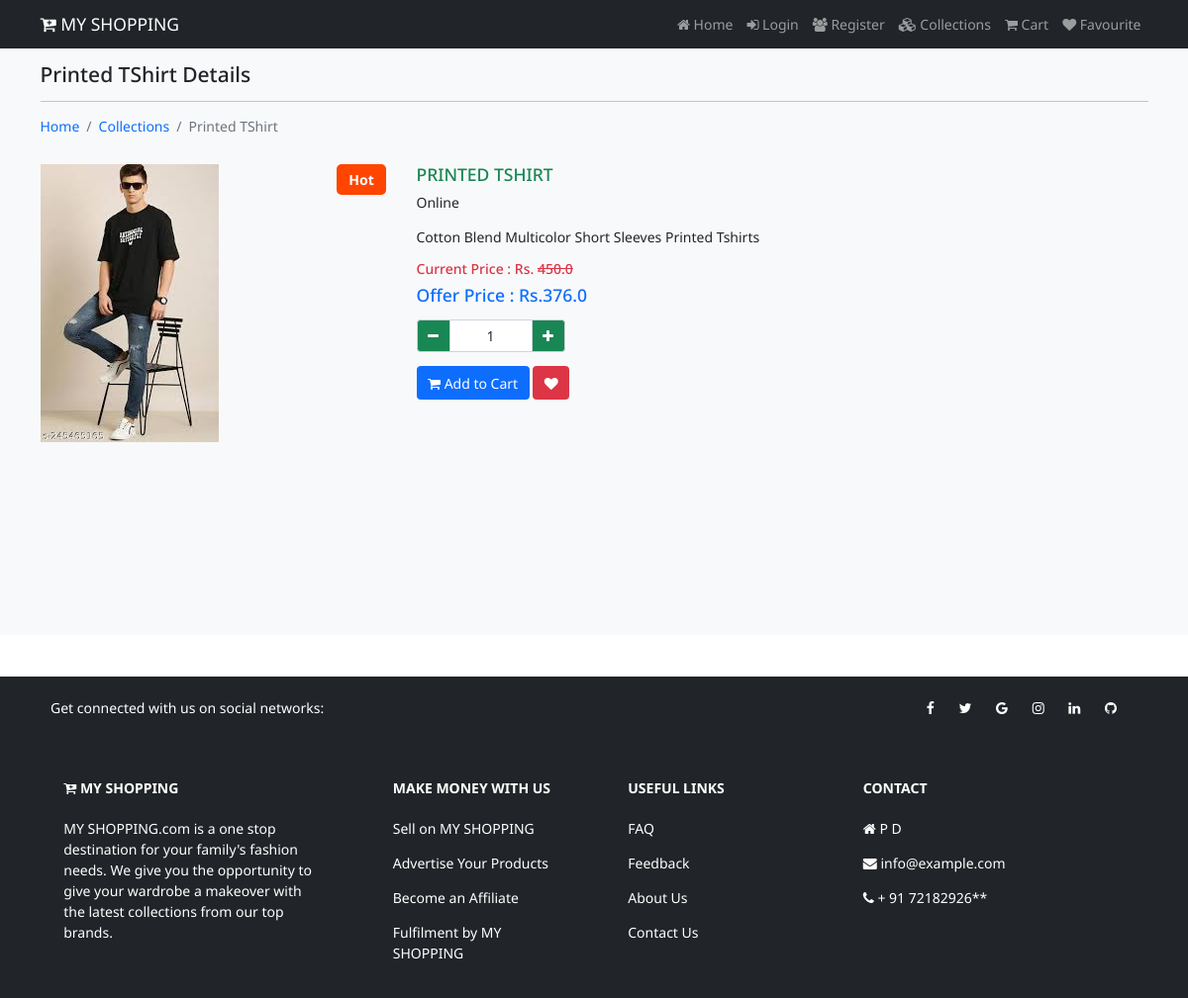
The page /collections/Tshirts/Printed TShirt on the database its author committed.
### shop/models.py (models this page shows)
class Product(models.Model):
    category = models.ForeignKey(Catagory, on_delete=models.CASCADE)
    name = models.CharField(max_length=150, null=False, blank=False)
    vendor = models.CharField(max_length=150, null=False, blank=False)
    product_image = models.ImageField(upload_to=getFileName, null=True, blank=True)
    quantity = models.IntegerField(null=False, blank=False)
    original_price = models.FloatField(null=False, blank=False)
    selling_price = models.FloatField(null=False, blank=False)
    description = models.TextField(max_length=500, null=False, blank=False)
    status = models.BooleanField(default=False, help_text="0-show,1-Hidden")
    trending = models.BooleanField(default=False, help_text="0-default,1-Trending")
    created_at = models.DateTimeField(auto_now_add=True)
    def __str__(self):
        return self.name

### shop/views.py (the view)
# urls.py: path('collections/<str:cname>/<str:pname>', views.product_details, name="product_details"),
def product_details(request, cname, pname):
    if (Catagory.objects.filter(name=cname, status=0)):
        if (Product.objects.filter(name=pname, status=0)):
            products = Product.objects.filter(name=pname, status=0).first()
            return render(request, "shop/products/products_details.html", {"products": products})
        else:
            messages.error(request, "No Such Produtct Found")
            return redirect('collections')
    else:
        messages.error(request, "No Such Catagory Found")
        return redirect('collections')

### shop/templates/shop/products/products_details.html (shortened to what this page needs)
{% extends 'shop/layouts/main.html' %}
{% block content %}
<section class="bg-light py-4 my-5" style="min-height:600px;">
  <div class="container">
    <div class="row">
      <div class="col-12">
        <h4 class="mb-3">  {{products}} Details</h4>
        <hr style="border-color:#b8bfc2;">
        <nav aria-label="breadcrumb">
          <ol class="breadcrumb">
            <li class="breadcrumb-item"><a href="{% url 'home' %}">Home</a></li>
            <li class="breadcrumb-item"><a href="{% url 'collections' products.category.name  %}">Collections</a></li>
            <li class="breadcrumb-item active" aria-current="page">{{products}}</li>
          </ol>
        </nav>
      </div>
      <div class="col-4 my-3 pic-box">
        {% if products.trending %}
          <div class="hot">Hot</div>
          {% endif %}
          <img src="{{products.product_image.url}}"  class="card-image-top" alt="{{products}}">
      </div>
      <div class="col-8 my-3">
          <h5 class="text-success">{{products | upper}}</h5>
          <p>{{products.vendor}}</p>
          <p>{{products.description}}</p>
          <h6 class="my-2 text-danger">Current Price : Rs. <s>{{products.original_price}}</s></h6>
          <h5 class="my-2 text-primary">Offer Price   : Rs.{{products.selling_price}}</h5>
          <div class="my-3">
            {% if products.quantity > 0 %}
              <p>
                <div class="input-group" style="width:150px">
                  <button class="input-group-text bg-success text-light" id="btnMinus" ><i class="fa fa-minus"></i></button>
                    <input type="text" name="qty" id="txtQty" value="1" class="form-control text-center">
                  <button class="input-group-text bg-success text-light" id="btnPlus"><i class="fa fa-plus"></i></button>
                </div>
              </p>
             <button class="btn btn-primary" id="btnCart"><i class="fa fa-shopping-cart"></i> Add to Cart</button>
            {% else %}
            <button class="btn btn-secondary"><i class="fa fa-minus"></i> Out of Stock</button>
            {% endif %}
            <button class="btn btn-danger" id="btnFav"><i class="fa fa-heart"></i></button>
          </div>
      </div>
    </div>
  </div>
</section>
{% endblock content %}

### static/css/style.css (style rules this page uses)
html { font-size: 14px; }
body { font-family: 'Noto Sans', sans-serif; }
a { text-decoration: none; }
.pic-box { position: relative; }
.hot { background-color: orangered; color: white; width: 50px; text-align: center; font-weight: bold; display: inline; border-radius: 5px; padding: 5px; position: absolute; top: 0; right: 20px; z-index: 10; }

### rows shown on the page
Product: name "Printed TShirt", product_image (picture), name "PRINTED TSHIRT", vendor "Online", description "Cotton Blend Multicolor Short Sleeves Printed Tshirts", original_price "450.0", selling_price "376.0"
